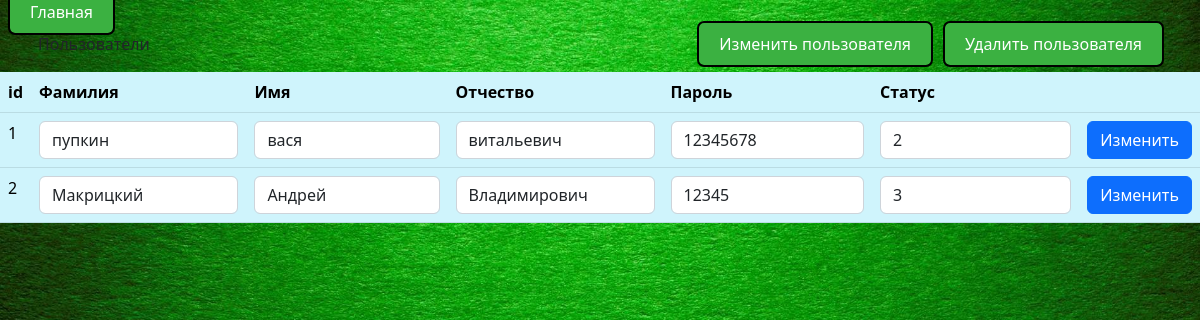
Page /Registratura/views/users/update_user.php on the committed database.
### tables this page shows
CREATE TABLE `users` (
  `id_users` int(11) NOT NULL,
  `last_name` varchar(45) NOT NULL,
  `name` varchar(45) NOT NULL,
  `father_name` varchar(45) NOT NULL,
  `password` varchar(8) NOT NULL,
  `role` int(11) NOT NULL
);

### Registratura/controllers/db.php (called while the page is built, shortened)
<?php
class DB
{
    protected function connect(){
        return new PDO('mysql:host=localhost;dbname=20087_db_regist;charset=utf8','root','');
    }
    protected function DBAll($query){
        $connect=$this->connect();
        $sql = $connect->query($query);
        $sql->execute();
        return $sql->fetchAll();
    }
}

### Registratura/controllers/User.php (called while the page is built, shortened)
<?php
require ('db.php');
class User extends DB
{
    public function getU(){
        return $this->DBAll('SELECT * from users WHERE role>=2 ORDER BY role');
    }
}

### Registratura/views/users/update_user.php (the view, shortened to what this page needs)
<?php
require_once ('../layout/header.php');
require_once ('menu2.php');
require_once ('../../controllers/User.php');
$db=new User();
?>
    <table class="table table-hover table-info">
        <thead>
        <tr>
            <th>id</th>
            <th>Фамилия</th>
            <th>Имя</th>
            <th>Отчество</th>
            <th>Пароль</th>
            <th>Статус</th>
            <th></th>
        </tr>
        </thead>
        <tbody>
        <?php
        $data = $db->getU();
        foreach ($data as $key => $row) {
            ?>
            <tr>
                <form class="mx-2" action="../../middleware/updateU.php" method="post">
                    <td>
                        <?php echo ++$key; ?>
                    </td>
                    <td>
                        <input id="last_name" name="last_name" type="text" value="<?php echo $row["last_name"]; ?>" class="form-control"
                               required>
                    </td>
                    <td>
                        <input id="name" name="name" type="text" value="<?php echo $row["name"]; ?>" class="form-control"
                               required>
                    </td>
                    <td>
                        <input id="father_name" name="father_name" type="text" value="<?php echo $row["father_name"]; ?>"class="form-control"
                               required>
                    </td>
                    <td>
                        <input id="password" name="password" type="text" value="<?php echo $row["password"]; ?>" class="form-control"
                               required>
                    </td>
                    <td>
                        <input id="role" name="role" type="text" value="<?php echo $row["role"]; ?>"
                               class="form-control" required>
                    </td>
                    <td>
                        <button type="submit" class="btn btn-primary">Изменить</button>
                    </td>
                </form>
            </tr>
        <?php } ?>
        </tbody>
    </table>

### rows in the picture
users: last_name "пупкин", name "вася", father_name "витальевич", password "12345678", role "2"
users: last_name "Макрицкий", name "Андрей", father_name "Владимирович", password "12345", role "3"
